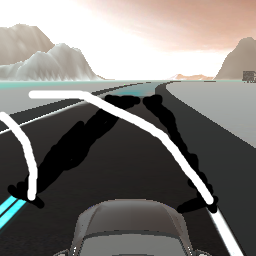
#> input picture On Img/savedimg2.png, 256 x 256 px
$ python SlidingWindow.py   (older library calls are emulated)
#> lines starting #> are read from the running program, lines starting #| are printed output that depends on the picture; after the words box and inside, x2 and y2 are one past the last pixel; in counts of white or black regions, pixels touching at a corner belong together; long printed decimals are rounded
import cv2
import numpy as np
import matplotlib.pyplot as plt
from numpy.core.function_base import linspace
from numpy.lib.polynomial import polyval
import math

image= cv2.imread('savedimg2.png')
#> image is the input picture: shape (256, 256, 3); mean B, G, R 118.8, 122.2, 124.9
image_copy= np.copy(image)
rgb_image= cv2.cvtColor(image_copy, cv2.COLOR_BGR2RGB)


def warp(rgb_image):
    # [4 lines of commented-out code are left out]
    pts1 = np.float32([[65,145], [205,145], [0,195], [255,195]])
    pts2 = np.float32([[0,0], [250,0], [0,350], [250,350]])
    matrix = cv2.getPerspectiveTransform(pts1, pts2)
    warped_image = cv2.warpPerspective(rgb_image, matrix, (250, 350))
    # plt.imshow(warped_image)
    # plt.show()
    return warped_image


def colorThresh(warped_image):
    channel=warped_image[:, :, 0]
    thresh= (170,255)
    output=np.zeros_like(channel)
    output[(channel>= thresh[0]) & (channel<= thresh[1])]=255
    # threshold_binary_img= cv2.cvtColor(output, cv2.COLOR_BGR2GRAY)
    # plt.imshow(output, cmap='gray')
    # plt.show()
    return output


def canny(warped_image):
    gray = cv2.cvtColor(warped_image,cv2.COLOR_RGB2GRAY)
    blurred_img = cv2.GaussianBlur(gray, (5,5), 0)
    canny_binary_img = cv2.Canny(blurred_img, 50, 150)
    # plt.imshow(canny_binary_img , cmap='gray')
    # plt.show()
    return canny_binary_img


def combine(threshold_binary_img, canny_binary_img):
    combined_binary = np.zeros_like(threshold_binary_img)
    combined_binary[ (threshold_binary_img==255) | (canny_binary_img==255) ] =255
    # plt.imshow(canny_binary_img , cmap='gray')
    # plt.show()
    return combined_binary


def hist(binary_img):
    image = binary_img//255
    bottom_half = image[image.shape[0]//2: , :]
    hist = np.sum(bottom_half, axis=0)
    return hist


def find_lane_pixels(binary_img):
    histogram = hist(binary_img)
    midpoint = np.int(histogram.shape[0]//2)
    leftx_base = np.argmax(histogram[:midpoint])
    rightx_base = np.argmax(histogram[midpoint:]) + midpoint


    nwindows = 8
    margin = 30
    minpix = 30

    window_height = np.int(combined_binary_img.shape[0]//nwindows)
    leftx_current = leftx_base
    rightx_current = rightx_base
    # print('base', leftx_base, rightx_base)

    nonzero = binary_img.nonzero()
    nonzeroy = np.array(nonzero[0])
    nonzerox = np.array(nonzero[1])

    right_lane_ind = []
    left_lane_ind = []
    # [18 lines of commented-out code are left out]
    left_rec, right_rec = 1, 1
    for window in range (nwindows):
        # [8 lines of commented-out code are left out]


        win_y_low = binary_img.shape[0] - ((window+1)*window_height)
        win_y_high = binary_img.shape[0] - ( window*window_height)
        if (leftx_current-margin<0):
            win_xleft_low=0
        else:
            win_xleft_low = leftx_current - margin
        if (rightx_current+margin>binary_img.shape[1]):
            win_xright_high = binary_img.shape[1]
        else:
            win_xright_high = rightx_current + margin
        win_xleft_high = leftx_current + margin
        win_xright_low = rightx_current - margin

        # print('current left', leftx_current, 'current right', rightx_current)
        # print('left low:', win_xleft_low, 'left high', win_xleft_high)
        # print('right low:', win_xright_low,'right high',win_xright_high)

        if (left_rec != 0):
            cv2.rectangle( binary_img, (win_xleft_low , win_y_low), (win_xleft_high , win_y_high), (255,0,0), 2)
        if (right_rec != 0):
            cv2.rectangle( binary_img, (win_xright_low , win_y_low), (win_xright_high , win_y_high), (255,0,0), 2)

        good_left_inds = ((nonzeroy >= win_y_low) & (nonzeroy < win_y_high) & (nonzerox >= win_xleft_low) & (nonzerox < win_xleft_high)).nonzero()[0]
        good_right_inds = ((nonzeroy >= win_y_low) & (nonzeroy < win_y_high) & (nonzerox >= win_xright_low) & (nonzerox < win_xright_high)).nonzero()[0]


        # [10 lines of commented-out code are left out]

        if ((len(good_left_inds) > minpix) & (len(good_right_inds) > minpix)):
            leftx_current = np.int( np.mean( nonzerox[good_left_inds]))
            left_lane_ind.append(good_left_inds)
            rightx_current = np.int( np.mean( nonzerox[good_right_inds]))
            right_lane_ind.append(good_right_inds)
            # print('1')
        elif ((len(good_left_inds) > minpix) & (len(good_right_inds) < minpix)):
            leftx_current = np.int( np.mean( nonzerox[good_left_inds]))
            left_lane_ind.append(good_left_inds)
            right_rec = 0
            # print('2')
        elif ((len(good_left_inds) < minpix) & (len(good_right_inds) > minpix)):
            rightx_current = np.int( np.mean( nonzerox[good_right_inds]))
            right_lane_ind.append(good_right_inds)
            left_rec = 0
            # print('3')

    try:
        right_lane_ind = np.concatenate(right_lane_ind)
        left_lane_ind = np.concatenate(left_lane_ind)
    except ValueError:
        pass

    leftx = nonzerox[left_lane_ind]
    rightx = nonzerox[right_lane_ind]
    lefty = nonzeroy[left_lane_ind]
    righty = nonzeroy[right_lane_ind]
    # plt.imshow(binary_img)
    # plt.show()
    out_img = np.dstack((binary_img, binary_img, binary_img))
    return leftx, rightx, lefty, righty, out_img, leftx_current, rightx_current


def fit_polynomial (binary_img):
    leftx, rightx, lefty, righty, out_img, leftx_current, rightx_current = find_lane_pixels(binary_img)

    left_fit = np.polyfit( lefty, leftx, 2)
    right_fit = np.polyfit( righty, rightx, 2)

    ploty = linspace(0, binary_img.shape[0]-1, binary_img.shape[0])
    print(left_fit)
    try:
        left_fitx = left_fit[0]*ploty**2 + left_fit[1]*ploty + left_fit[2]
        right_fitx = right_fit[0]*ploty**2 + right_fit[1]*ploty + right_fit[2]
    except TypeError:
        print('Could\'nt find the polynomial')
        left_fitx = 1*ploty**2 + 1*ploty
        right_fitx = 1*ploty**2 + 1*ploty
    print(left_fit)
    out_img[lefty, leftx] = [255, 0, 0]
    out_img[righty, rightx] = [0, 0, 255]
    plt.plot(left_fitx, ploty, color='yellow')
    plt.plot(right_fitx, ploty, color='yellow')
    # print(left_fitx.size)
    mid_fit = [(left_fit[0]+right_fit[0])/2, (left_fit[1]+right_fit[1])/2, (left_fit[2]+right_fit[2])/2]
    mid_fitx = mid_fit[0]*ploty**2 + mid_fit[1]*ploty + mid_fit[2]
    mid_curve = np.column_stack((mid_fitx.astype(np.int32), ploty.astype(np.int32)))
    cv2.polylines(out_img, [mid_curve], False, (0,0,255))
    left_curve = np.column_stack((left_fitx.astype(np.int32), ploty.astype(np.int32)))
    right_curve = np.column_stack((right_fitx.astype(np.int32), ploty.astype(np.int32)))
    cv2.polylines(out_img, [left_curve, right_curve], False, (0,255,255))
    cv2.imshow('out img', out_img)
    plt.plot(mid_fitx, ploty, color='red')
    plt.imshow(out_img)
    plt.show()
    return out_img, left_fitx, right_fitx ,mid_fit

def calculate_pd (binary_img):
    output_img, left_fitx, right_fitx, mid_fit= fit_polynomial(binary_img)
    midx_img = binary_img.shape[1]//2
    midx_road = np.polyval(mid_fit, binary_img.shape[0]-1//2)
    p = midx_img - midx_road
    print('p=', p)
    x_prime = np.poly1d(mid_fit)
    mid_derivative_equ = x_prime.deriv()
    mid_derivative = mid_derivative_equ(binary_img.shape[0]-1)
    # print('derivative=', mid_derivative)
    # d = mid_derivative(binary_img.shape[0]-1)*180/np.pi
    # print('d=', d)
    print('midline equ=',x_prime)
    print('midline deriv=', mid_derivative_equ)
    print('mid_der', mid_derivative,)
    # d = math.atan(mid_derivative)*180/np.pi
    d = np.arctan([mid_derivative])*180/np.pi
    print('d=', d)
    return p, d


warped_image = warp(rgb_image)
#> in warp, `warped_image = cv2.warpPerspective(rgb_image, matrix, (250, 350))`:
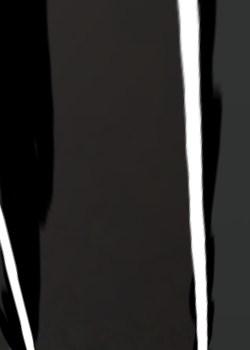
#> warped_image: shape (350, 250, 3); mean R, G, B 46.7, 45.4, 44.6
# cv2.imshow('warped', warped_image)
threshold_binary_img = colorThresh(warped_image)
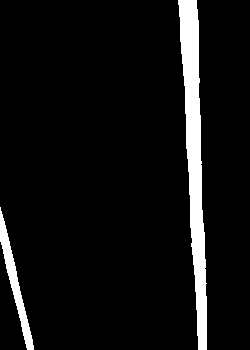
#> threshold_binary_img: shape (350, 250); 6.8% white; 2 white regions, box (x1, y1, x2, y2) and area: (178, 0, 207, 350) 4867, (0, 207, 34, 350) 1089
cv2.imshow('yo',threshold_binary_img)
cv2.waitKey(0)
canny_binary_img = canny(warped_image)
#> in canny, `canny_binary_img = cv2.Canny(blurred_img, 50, 150)`:
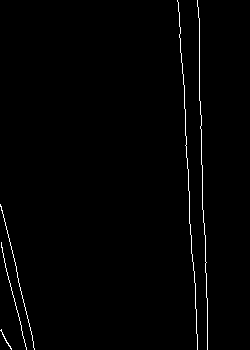
#> canny_binary_img: shape (350, 250); 1.1% white in thin lines or dots, all inside (x1, y1, x2, y2) = (0, 0, 208, 350)
combined_binary_img= combine(threshold_binary_img, canny_binary_img)
#> combined_binary_img: shape (350, 250); 7.8% white; 3 white regions, box (x1, y1, x2, y2) and area: (177, 0, 208, 350) 5455, (0, 204, 35, 350) 1309, (0, 329, 12, 350) 31
p, d = calculate_pd(combined_binary_img)
#> in hist, `bottom_half = image[image.shape[0]//2: , :]`:
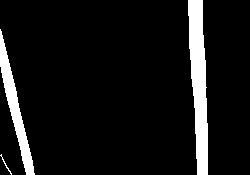
#> bottom_half: shape (175, 250); values 0 (black) and 1 (white), 8.4% white; 3 white regions, box (x1, y1, x2, y2) and area: (188, 0, 208, 175) 2350, (0, 29, 35, 175) 1309, (0, 154, 12, 175) 31
#> in hist, `hist = np.sum(bottom_half, axis=0)`: hist = 250 values, max 175 at index 197, min 0 at index 35, mean 14.76
#> in find_lane_pixels, `histogram = hist(binary_img)`: histogram has the same summary as hist in hist
#> in find_lane_pixels, `leftx_base = np.argmax(histogram[:midpoint])`: leftx_base = 5
#> in find_lane_pixels, `rightx_base = np.argmax(histogram[midpoint:]) + midpoint`: rightx_base = 197
#> in find_lane_pixels, `leftx_current = leftx_base`: leftx_current = 5
#> in find_lane_pixels, `rightx_current = rightx_base`: rightx_current = 197
#> in find_lane_pixels, `nonzero = binary_img.nonzero()`: nonzero = 6795 positions, rows 0 to 349, columns 0 to 207
#> in find_lane_pixels, `nonzeroy = np.array(nonzero[0])`: nonzeroy = 6795 values from 0 to 349
#> in find_lane_pixels, `nonzerox = np.array(nonzero[1])`: nonzerox = 6795 values, max 207 at index 5667, min 0 at index 3527, mean 158.8
#> the loop in find_lane_pixels, `for window in range (nwindows): # print('base', leftx_base, rightx_bas..` made 8 passes
#> after the loop in find_lane_pixels, `for window in range (nwindows):`:
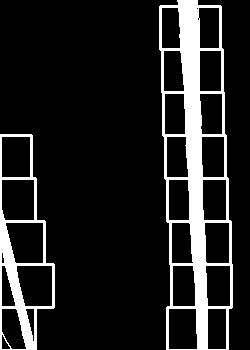
#> binary_img: shape (350, 250); 13.1% white; 2 white regions, box (x1, y1, x2, y2) and area: (159, 0, 233, 350) 8582, (0, 134, 55, 350) 2883
#> after the loop in find_lane_pixels, `for window in range (nwindows):`: left_lane_ind = 4 items; right_lane_ind = 8 items
#> in find_lane_pixels, `right_lane_ind = np.concatenate(right_lane_ind)`: right_lane_ind = 5333 values, max 6794 at index 501, min 122 at index 4459, mean 2991.3
#> in find_lane_pixels, `left_lane_ind = np.concatenate(left_lane_ind)`: left_lane_ind = 1340 values, max 6783 at index 442, min 3527 at index 1287, mean 5315.4
#> in find_lane_pixels, `leftx = nonzerox[left_lane_ind]`: leftx = 1340 values, max 34 at index 432, min 0 at index 222, mean 14.54
#> in find_lane_pixels, `rightx = nonzerox[right_lane_ind]`: rightx = 5333 values, max 207 at index 12, min 178 at index 4459, mean 194.4
#> in find_lane_pixels, `lefty = nonzeroy[left_lane_ind]`: lefty = 1340 values, max 349 at index 433, min 204 at index 1287, mean 284.2
#> in find_lane_pixels, `righty = nonzeroy[right_lane_ind]`: righty = 5333 values, max 349 at index 491, min 6 at index 4459, mean 161.1
#> in fit_polynomial, `leftx, rightx, lefty, righty, out_img, leftx_current, rightx_current =..`: leftx_current = 1; rightx_current = 188
#> in fit_polynomial, `left_fit = np.polyfit( lefty, leftx, 2)`: left_fit = [-4.71e-05, 0.234, -48.17]
#> in fit_polynomial, `right_fit = np.polyfit( righty, rightx, 2)`: right_fit = [2.11e-05, 0.0354, 188]
#| [-4.70933192e-05  2.34273076e-01 -4.81672519e+01]
#> in fit_polynomial, `left_fitx = left_fit[0]*ploty**2 + left_fit[1]*ploty + left_fit[2]`: left_fitx = 350 values from -48.17 to 27.86
#> in fit_polynomial, `right_fitx = right_fit[0]*ploty**2 + right_fit[1]*ploty + right_fit[2]`: right_fitx = 350 values from 188 to 202.9
#| [-4.70933192e-05  2.34273076e-01 -4.81672519e+01]
#> in fit_polynomial, `mid_fit = [(left_fit[0]+right_fit[0])/2, (left_fit[1]+right_fit[1])/2,..`: mid_fit = [-1.3e-05, 0.135, 69.9]
#> in fit_polynomial, `mid_fitx = mid_fit[0]*ploty**2 + mid_fit[1]*ploty + mid_fit[2]`: mid_fitx = 350 values from 69.9 to 115.4
#> in fit_polynomial, `mid_curve = np.column_stack((mid_fitx.astype(np.int32), ploty.astype(n..`: mid_curve = 350 pairs, first value 69 to 115, second value 0 to 349
#> in fit_polynomial, `left_curve = np.column_stack((left_fitx.astype(np.int32), ploty.astype..`: left_curve = 350 pairs, first value -48 to 27, second value 0 to 349
#> in fit_polynomial, `right_curve = np.column_stack((right_fitx.astype(np.int32), ploty.asty..`: right_curve = 350 pairs, first value 187 to 202, second value 0 to 349
#> in fit_polynomial, `cv2.polylines(out_img, [left_curve, right_curve], False, (0,255,255))`:
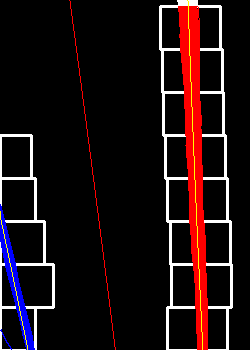
#> out_img: shape (350, 250, 3); mean of channels 0, 1, 2 17.4, 15.4, 30.9; drawn as B, G, R
#> in fit_polynomial, `plt.show()`:
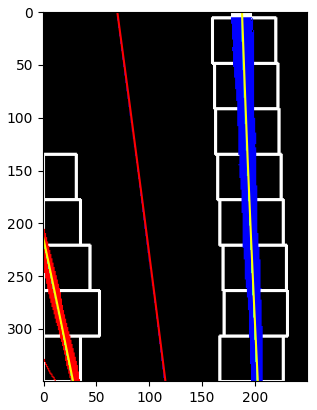
#> figure drawn by matplotlib, 1 panel
#> in calculate_pd, `output_img, left_fitx, right_fitx, mid_fit= fit_polynomial(binary_img)`: left_fitx = 350 values from -48.17 to 27.86; right_fitx = 350 values from 188 to 202.9; mid_fit = [-1.3e-05, 0.135, 69.9]
#> in calculate_pd, `midx_road = np.polyval(mid_fit, binary_img.shape[0]-1//2)`: midx_road = 115.5
#> in calculate_pd, `p = midx_img - midx_road`: p = 9.5
#| p= 9.505
#> in calculate_pd, `mid_derivative = mid_derivative_equ(binary_img.shape[0]-1)`: mid_derivative = 0.126
#| midline equ=             2
#| -1.301e-05 x + 0.1348 x + 69.9
#| midline deriv=
#| -2.602e-05 x + 0.1348
#| mid_der 0.1257
#> in calculate_pd, `d = np.arctan([mid_derivative])*180/np.pi`: d = [7.17]
#| d= [7.166]
#> p = 9.5; d = [7.17]
# [34 lines of commented-out code are left out]

$ run again, with On Img/savedimg3.png copied over On Img/savedimg2.png
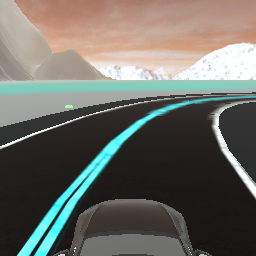
#> input picture On Img/savedimg3.png, 256 x 256 px
#> image is the input picture: shape (256, 256, 3); mean B, G, R 101.5, 107.7, 108.1
#> threshold_binary_img: shape (350, 250); 0% white in thin lines or dots, all inside (x1, y1, x2, y2) = (249, 347, 250, 350)
#> canny_binary_img: shape (350, 250); 1.4% white in thin lines or dots, all inside (x1, y1, x2, y2) = (60, 0, 249, 350)
#> combined_binary_img: shape (350, 250); 1.4% white in thin lines or dots, all inside (x1, y1, x2, y2) = (60, 0, 250, 350)
#> bottom_half: shape (175, 250); values 0 (black) and 1 (white), 1.7% white in thin lines or dots, all inside (x1, y1, x2, y2) = (60, 0, 250, 175)
#> hist = 250 values, max 50 at index 74, min 0 at index 0, mean 2.94
#> histogram has the same summary as hist in hist
#> leftx_base = 74
#> rightx_base = 248
#> in find_lane_pixels, `leftx_current = leftx_base`: leftx_current = 74
#> in find_lane_pixels, `rightx_current = rightx_base`: rightx_current = 248
#> nonzero = 1215 positions, rows 0 to 349, columns 60 to 249
#> nonzeroy = 1215 values from 0 to 349
#> nonzerox = 1215 values, max 249 at index 1202, min 60 at index 1117, mean 81.79
#> the loop in find_lane_pixels, `for window in range (nwindows): # print('base', leftx_base, rightx_bas..` made 8 passes
#> after the loop in find_lane_pixels, `for window in range (nwindows):`:
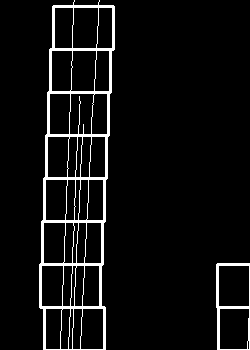
#> binary_img: shape (350, 250); 6% white; 2 white regions, box (x1, y1, x2, y2) and area: (39, 0, 115, 350) 4628, (216, 263, 250, 350) 586
#> after the loop in find_lane_pixels, `for window in range (nwindows):`: left_lane_ind = 8 items; right_lane_ind = 1 item
#> in find_lane_pixels, `right_lane_ind = np.concatenate(right_lane_ind)`: right_lane_ind = 35 values from 1056 to 1214
#> in find_lane_pixels, `left_lane_ind = np.concatenate(left_lane_ind)`: left_lane_ind = 1168 values, max 1212 at index 171, min 12 at index 1082, mean 597.2
#> in find_lane_pixels, `leftx = nonzerox[left_lane_ind]`: leftx = 1168 values, max 98 at index 1083, min 60 at index 96, mean 76.77
#> in find_lane_pixels, `rightx = nonzerox[right_lane_ind]`: rightx = 35 values, max 249 at index 30, min 247 at index 23, mean 247.8
#> in find_lane_pixels, `lefty = nonzeroy[left_lane_ind]`: lefty = 1168 values, max 349 at index 168, min 6 at index 1082, mean 198.7
#> in find_lane_pixels, `righty = nonzeroy[right_lane_ind]`: righty = 35 values from 318 to 349
#> in fit_polynomial, `leftx, rightx, lefty, righty, out_img, leftx_current, rightx_current =..`: leftx_current = 84; rightx_current = 247
#> left_fit = [5.22e-06, -0.0486, 86.17]
#> right_fit = [0.000175, -0.133, 272.7]
#| [ 5.22106311e-06 -4.85887579e-02  8.61748930e+01]
#> in fit_polynomial, `left_fitx = left_fit[0]*ploty**2 + left_fit[1]*ploty + left_fit[2]`: left_fitx = 350 values, max 86.17 at index 0, min 69.85 at index 349, mean 77.91
#> in fit_polynomial, `right_fitx = right_fit[0]*ploty**2 + right_fit[1]*ploty + right_fit[2]`: right_fitx = 350 values, max 272.7 at index 0, min 247.6 at index 349, mean 256.6
#| [ 5.22106311e-06 -4.85887579e-02  8.61748930e+01]
#> in fit_polynomial, `mid_fit = [(left_fit[0]+right_fit[0])/2, (left_fit[1]+right_fit[1])/2,..`: mid_fit = [9.01e-05, -0.0907, 179.4]
#> mid_fitx = 350 values, max 179.4 at index 0, min 158.7 at index 349, mean 167.3
#> mid_curve = 350 pairs, first value 158 to 179, second value 0 to 349
#> left_curve = 350 pairs, first value 69 to 86, second value 0 to 349
#> right_curve = 350 pairs, first value 247 to 272, second value 0 to 349
#> in fit_polynomial, `plt.show()`:
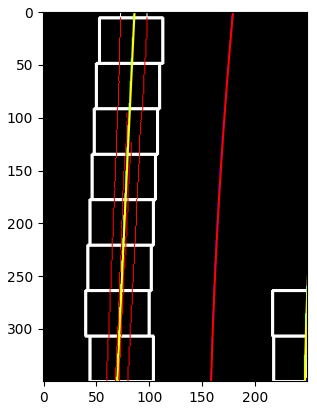
#> figure drawn by matplotlib, 1 panel
#> in calculate_pd, `output_img, left_fitx, right_fitx, mid_fit= fit_polynomial(binary_img)`: mid_fit = [9.01e-05, -0.0907, 179.4]
#> midx_road = 158.7
#> in calculate_pd, `p = midx_img - midx_road`: p = -33.71
#| p= -33.711
#> mid_derivative = -0.0278
#| midline equ=            2
#| 9.007e-05 x - 0.09071 x + 179.4
#| midline deriv=
#| 0.0001801 x - 0.09071
#| mid_der -0.02784
#> in calculate_pd, `d = np.arctan([mid_derivative])*180/np.pi`: d = [-1.59]
#| d= [-1.595]
#> `p, d = calculate_pd(combined_binary_img)`: p = -33.71; d = [-1.59]

$ run again, with On Img/savedimg4.png copied over On Img/savedimg2.png
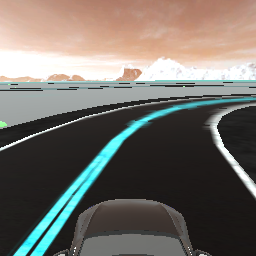
#> input picture On Img/savedimg4.png, 256 x 256 px
#> image is the input picture: shape (256, 256, 3); mean B, G, R 104.6, 110.8, 114.3
#> threshold_binary_img: shape (350, 250); 0% white in thin lines or dots, all inside (x1, y1, x2, y2) = (249, 348, 250, 350)
#> canny_binary_img: shape (350, 250); 1.3% white in thin lines or dots, all inside (x1, y1, x2, y2) = (61, 0, 249, 350)
#> combined_binary_img: shape (350, 250); 1.3% white in thin lines or dots, all inside (x1, y1, x2, y2) = (61, 0, 250, 350)
#> bottom_half: shape (175, 250); values 0 (black) and 1 (white), 1.7% white in thin lines or dots, all inside (x1, y1, x2, y2) = (61, 0, 250, 175)
#> hist = 250 values, max 54 at index 77, min 0 at index 0, mean 2.96
#> histogram has the same summary as hist in hist
#> leftx_base = 77
#> rightx_base = 247
#> in find_lane_pixels, `leftx_current = leftx_base`: leftx_current = 77
#> in find_lane_pixels, `rightx_current = rightx_base`: rightx_current = 247
#> nonzero = 1125 positions, rows 0 to 349, columns 61 to 249
#> nonzeroy = 1125 values from 0 to 349
#> nonzerox = 1125 values, max 249 at index 1118, min 61 at index 1043, mean 83.1
#> the loop in find_lane_pixels, `for window in range (nwindows): # print('base', leftx_base, rightx_bas..` made 8 passes
#> after the loop in find_lane_pixels, `for window in range (nwindows):`:
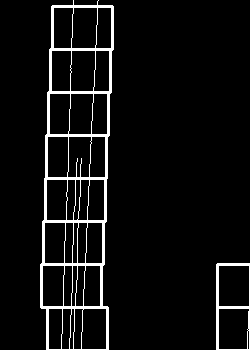
#> binary_img: shape (350, 250); 5.9% white; 2 white regions, box (x1, y1, x2, y2) and area: (40, 0, 114, 350) 4538, (216, 263, 250, 350) 595
#> after the loop in find_lane_pixels, `for window in range (nwindows):`: left_lane_ind = 8 items; right_lane_ind = 1 item
#> in find_lane_pixels, `right_lane_ind = np.concatenate(right_lane_ind)`: right_lane_ind = 41 values from 932 to 1124
#> in find_lane_pixels, `left_lane_ind = np.concatenate(left_lane_ind)`: left_lane_ind = 1072 values, max 1122 at index 171, min 12 at index 986, mean 550.3
#> in find_lane_pixels, `leftx = nonzerox[left_lane_ind]`: leftx = 1072 values, max 97 at index 987, min 61 at index 108, mean 76.79
#> in find_lane_pixels, `rightx = nonzerox[right_lane_ind]`: rightx = 41 values, max 249 at index 38, min 247 at index 18, mean 247.6
#> in find_lane_pixels, `lefty = nonzeroy[left_lane_ind]`: lefty = 1072 values, max 349 at index 168, min 6 at index 986, mean 204.7
#> in find_lane_pixels, `righty = nonzeroy[right_lane_ind]`: righty = 41 values from 311 to 349
#> in fit_polynomial, `leftx, rightx, lefty, righty, out_img, leftx_current, rightx_current =..`: leftx_current = 84; rightx_current = 247
#> left_fit = [4.42e-06, -0.043, 85.36]
#> right_fit = [0.0015, -1.02, 419.5]
#| [ 4.42354233e-06 -4.29795396e-02  8.53611823e+01]
#> in fit_polynomial, `left_fitx = left_fit[0]*ploty**2 + left_fit[1]*ploty + left_fit[2]`: left_fitx = 350 values, max 85.36 at index 0, min 70.9 at index 349, mean 78.04
#> in fit_polynomial, `right_fitx = right_fit[0]*ploty**2 + right_fit[1]*ploty + right_fit[2]`: right_fitx = 350 values, max 419.5 at index 0, min 247.3 at index 339, mean 303.1
#| [ 4.42354233e-06 -4.29795396e-02  8.53611823e+01]
#> in fit_polynomial, `mid_fit = [(left_fit[0]+right_fit[0])/2, (left_fit[1]+right_fit[1])/2,..`: mid_fit = [0.000753, -0.53, 252.4]
#> mid_fitx = 350 values, max 252.4 at index 0, min 159.2 at index 349, mean 190.6
#> mid_curve = 350 pairs, first value 159 to 252, second value 0 to 349
#> left_curve = 350 pairs, first value 70 to 85, second value 0 to 349
#> right_curve = 350 pairs, first value 247 to 419, second value 0 to 349
#> in fit_polynomial, `plt.show()`:
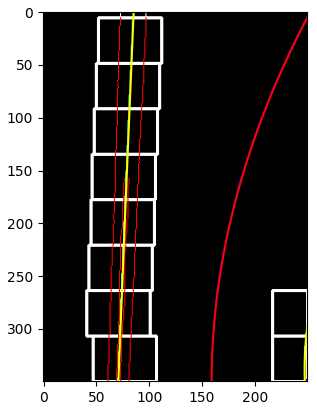
#> figure drawn by matplotlib, 1 panel
#> in calculate_pd, `output_img, left_fitx, right_fitx, mid_fit= fit_polynomial(binary_img)`: mid_fit = [0.000753, -0.53, 252.4]
#> midx_road = 159.2
#> in calculate_pd, `p = midx_img - midx_road`: p = -34.16
#| p= -34.156
#> mid_derivative = -0.00459
#| midline equ=            2
#| 0.0007527 x - 0.53 x + 252.4
#| midline deriv=
#| 0.001505 x - 0.53
#| mid_der -0.004588
#> in calculate_pd, `d = np.arctan([mid_derivative])*180/np.pi`: d = [-0.263]
#| d= [-0.2629]
#> `p, d = calculate_pd(combined_binary_img)`: p = -34.16; d = [-0.263]
